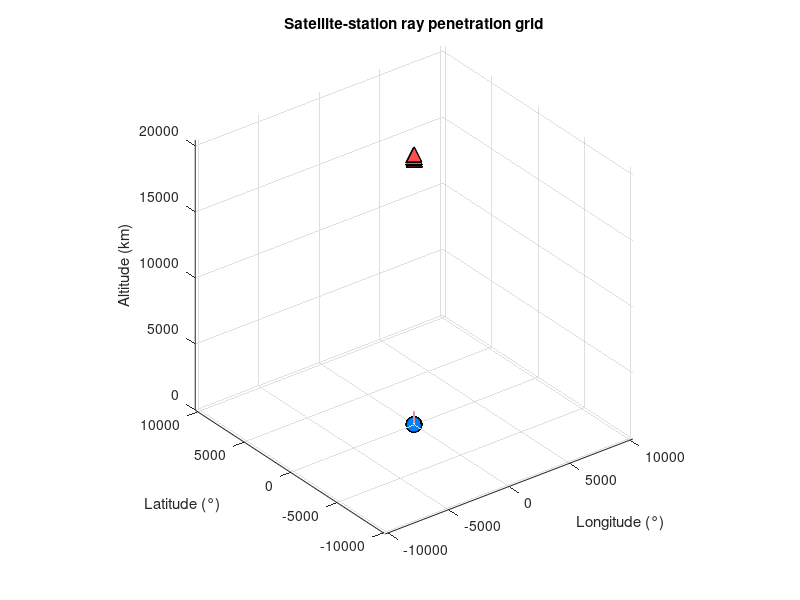

MATLAB code for this plot: (Note: this script raises an error after producing the figure.)
clear; close all; clc;
load station_and_satellite_11.mat;

%% 网格参数
lon_min = 0; lon_max = 25; grid_res1 = 26;
lat_min = 35; lat_max = 60; grid_res2 = 26;
alt_min = 100; alt_max = 1000; grid_res3 = 10;
grid_min = [lon_min, lat_min, alt_min];   
grid_max = [lon_max, lat_max, alt_max]; 

%% 创建图形（启用硬件加速）
figure('Color', 'white', 'Renderer', 'opengl', 'Position', [100 100 1200 800]);
hold on; grid on; view(3);
axis equal;
xlabel('Longitude (°)'); ylabel('Latitude (°)'); zlabel('Altitude (km)');
title('Satellite-station ray penetration grid');

%% 增强网格绘制 ---------------------------------------------------
% 生成网格点
x = linspace(grid_min(1), grid_max(1), grid_res1);
y = linspace(grid_min(2), grid_max(2), grid_res2);
z = linspace(grid_min(3), grid_max(3), grid_res3);

% 绘制主要网格平面（增强可见性）
for k = [1:3:grid_res3] % 只绘制底层、中层、顶层
    [X,Y] = meshgrid(x,y);
    surf(X, Y, repmat(z(k), size(X)), ...
        'FaceColor', 'none', ...
        'EdgeColor', [0.3 0.3 0.7], ... % 深蓝色网格线
        'LineWidth', 0.8, ...
        'EdgeAlpha', 0.5);
end

% 绘制垂直网格线（选择性显示）
for i = [1 floor(grid_res1/2) grid_res1]
    for j = [1 floor(grid_res2/2) grid_res2]
        line(repmat(x(i),1,2), repmat(y(j),1,2), [z(1) z(end)], ...
             'Color', [0.7 0.2 0.2], 'LineWidth', 0.5);
    end
end

%% 绘制测站和卫星（增强显示）
scatter3(stations(:,1), stations(:,2), stations(:,3), ...
         120, 'filled', 'MarkerFaceColor', [0 0.5 1], 'MarkerEdgeColor', 'k', ...
         'DisplayName', '地面测站');
scatter3(satellites(:,1), satellites(:,2), satellites(:,3), ...
         120, '^', 'filled', 'MarkerFaceColor', [1 0.3 0.3], 'MarkerEdgeColor', 'k', ...
         'DisplayName', '卫星');

%% 高效绘制所有射线
% 预计算所有射线端点
ray_pairs = zeros(2*size(stations,1)*size(satellites,1), 3);
idx = 1;
for i = 1:size(stations,1)
    for j = 1:size(satellites,1)
        ray_pairs(idx,:) = stations(i,:);
        ray_pairs(idx+1,:) = satellites(j,:);
        idx = idx + 2;
    end
end

% 单次绘制所有射线
h_rays = line(ray_pairs(:,1), ray_pairs(:,2), ray_pairs(:,3), ...
           'Color', [1 0 0 0.15], ... % 半透明红色
           'LineWidth', 0.00001, ...
           'HandleVisibility', 'off');

%% 图形美化
% 设置光照和材质（增强三维感）
material dull;
camlight headlight;
lighting gouraud;

% 坐标轴范围
xlim([min(stations(:,1)) lon_max]);
ylim([min(stations(:,2)) lat_max]);
zlim([min(stations(:,3)) alt_max+200]);

% 添加图例和比例尺
% legend('Location', 'northeast', 'FontSize', 12);
daspect([1 1 100]); % Z轴压缩比例
set(gca, 'FontSize', 12, 'GridAlpha', 0.3);
% colorbar('Ticks', [], 'Title', 'Altitude (km)');
hold off;